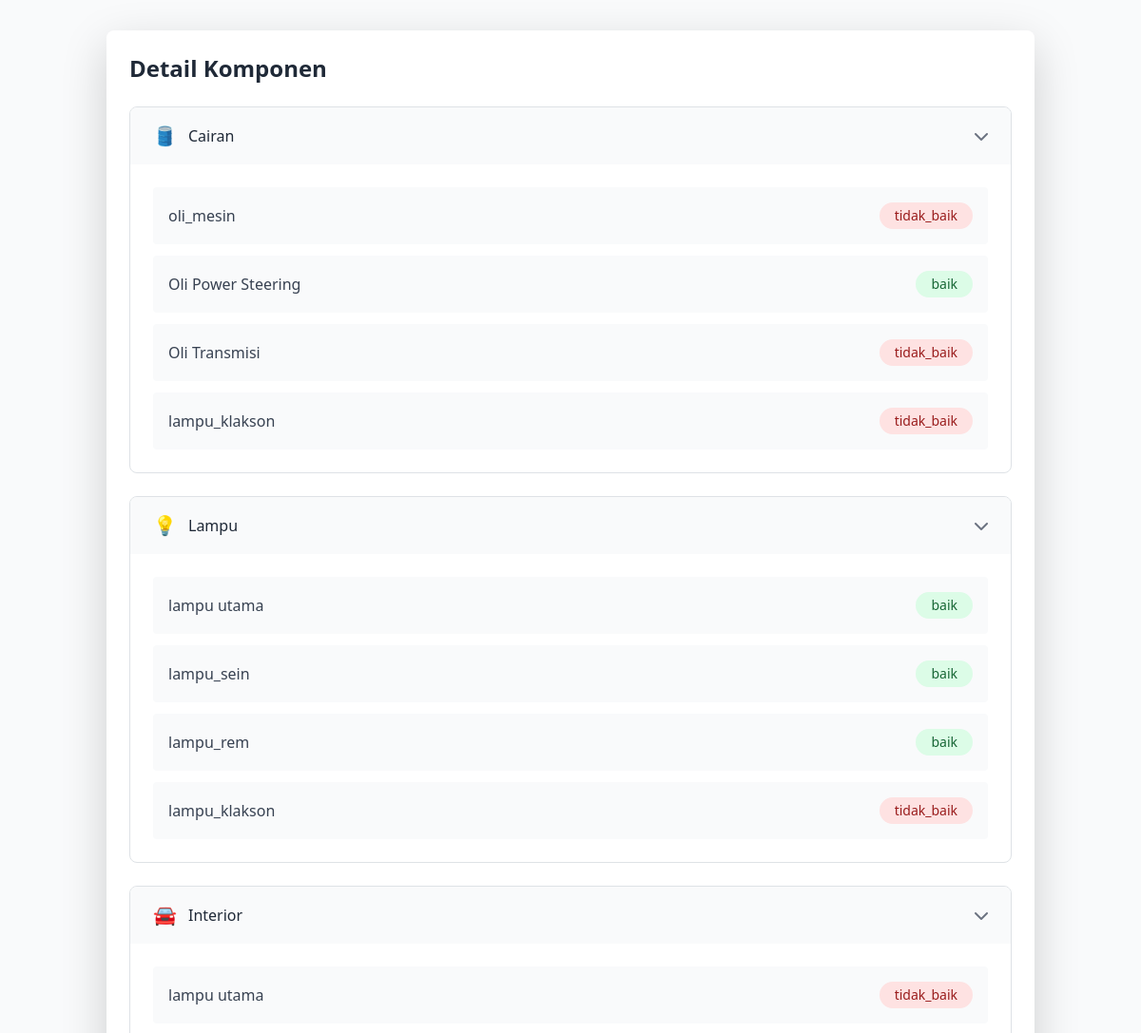
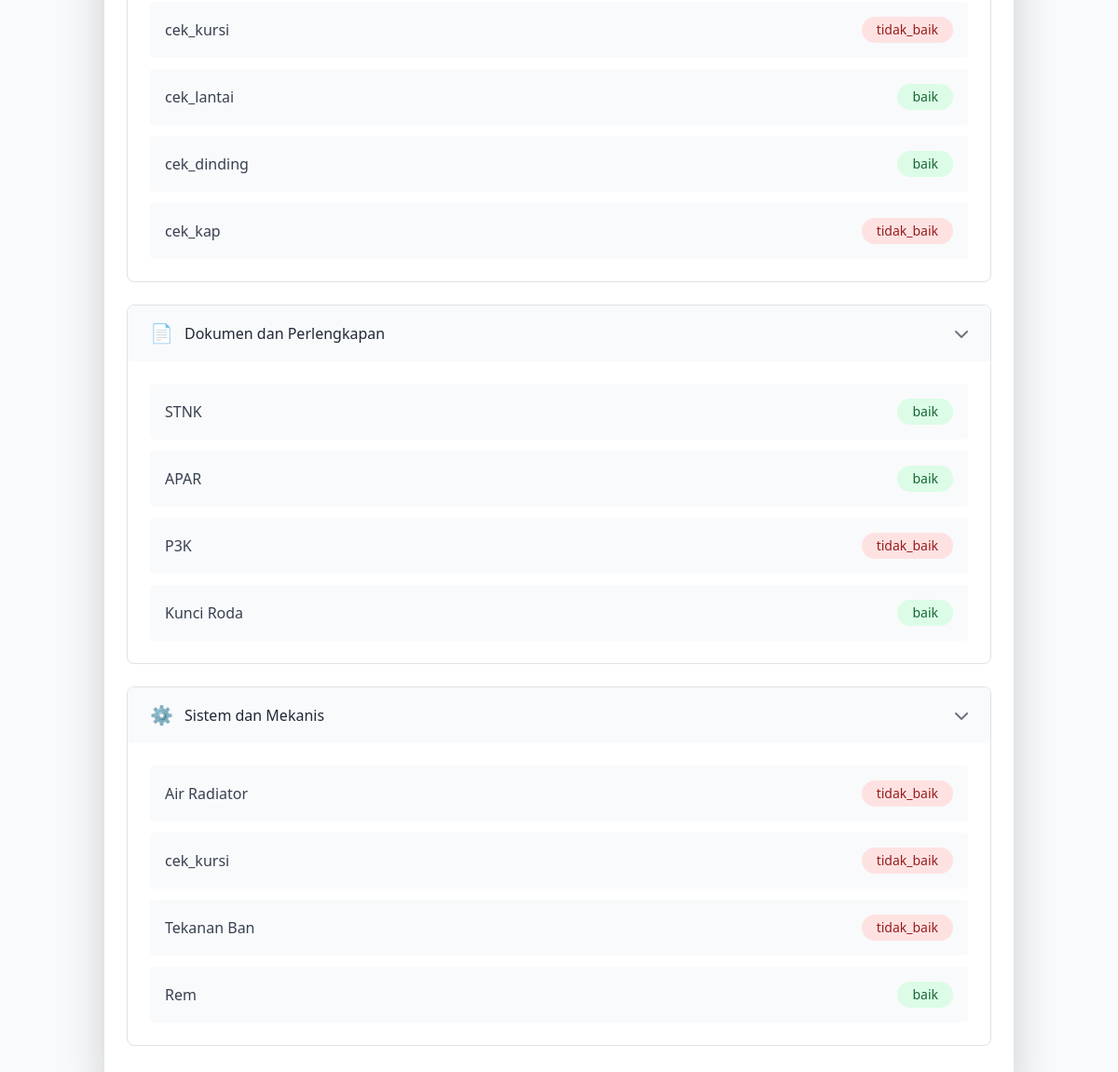
/dashboard/test.php?id=3, run on the app's committed database (2 pictures, top to bottom).
### tables this page shows
CREATE TABLE `vehicle_inspection` (
  `id` int(11) NOT NULL,
  `nama` varchar(100) DEFAULT NULL,
  `plat_mobil` varchar(20) DEFAULT NULL,
  `oli_mesin` varchar(50) DEFAULT NULL,
  `oli_mesin_foto` varchar(255) DEFAULT NULL,
  `oli_power_steering` varchar(50) DEFAULT NULL,
  `oli_power_steering_foto` varchar(255) DEFAULT NULL,
  `oli_transmisi` varchar(50) DEFAULT NULL,
  `oli_transmisi_foto` varchar(255) DEFAULT NULL,
  `minyak_rem` varchar(50) DEFAULT NULL,
  `minyak_rem_foto` varchar(255) DEFAULT NULL,
  `lampu_utama` varchar(50) DEFAULT NULL,
  `lampu_utama_foto` varchar(255) DEFAULT NULL,
  `lampu_sein` varchar(50) DEFAULT NULL,
  `lampu_sein_foto` varchar(255) DEFAULT NULL,
  `lampu_rem` varchar(50) DEFAULT NULL,
  `lampu_rem_foto` varchar(255) DEFAULT NULL,
  `lampu_klakson` varchar(50) DEFAULT NULL,
  `lampu_klakson_foto` varchar(255) DEFAULT NULL,
  `cek_aki` varchar(50) DEFAULT NULL,
  `aki_foto` varchar(255) DEFAULT NULL,
  `cek_kursi` varchar(50) DEFAULT NULL,
  `kursi_foto` varchar(255) DEFAULT NULL,
  `cek_lantai` varchar(50) DEFAULT NULL,
  `lantai_foto` varchar(255) DEFAULT NULL,
  `cek_dinding` varchar(50) DEFAULT NULL,
  `dinding_foto` varchar(255) DEFAULT NULL,
  `cek_kap` varchar(50) DEFAULT NULL,
  `kap_foto` varchar(255) DEFAULT NULL,
  `cek_stnk` varchar(50) DEFAULT NULL,
  `stnk_foto` varchar(255) DEFAULT NULL,
  `cek_apar` varchar(50) DEFAULT NULL,
  `apar_foto` varchar(255) DEFAULT NULL,
  `cek_p3k` varchar(50) DEFAULT NULL,
  `p3k_foto` varchar(255) DEFAULT NULL,
  `cek_kunci_roda` varchar(50) DEFAULT NULL,
  `kunci_roda_foto` varchar(255) DEFAULT NULL,
  `cek_air_radiator` varchar(50) DEFAULT NULL,
  `air_radiator_foto` varchar(255) DEFAULT NULL,
  `cek_bahan_bakar` varchar(50) DEFAULT NULL,
  `bahan_bakar_foto` varchar(255) DEFAULT NULL,
  `cek_tekanan_ban` varchar(50) DEFAULT NULL,
  `tekanan_ban_foto` varchar(255) DEFAULT NULL,
  `cek_rem` varchar(50) DEFAULT NULL,
  `created_at` timestamp NOT NULL DEFAULT current_timestamp(),
  `updated_at` timestamp NOT NULL DEFAULT current_timestamp() ON UPDATE current_timestamp()
);

### dashboard/test.php (the view, shortened to what the rows shown need)
<?php
$servername = "localhost";
$username = "root";
$password = "";
$dbname = "checkcar";
$conn = new mysqli($servername, $username, $password, $dbname);
$id = isset($_GET['id']) ? intval($_GET['id']) : 0;
$query = "SELECT * FROM vehicle_inspection WHERE id = ?";
$stmt = $conn->prepare($query);
$stmt->bind_param("i", $id);
$stmt->execute();
$result = $stmt->get_result();
$data = $result->fetch_assoc();
?>
<!DOCTYPE html>
<html lang="en">
<head>
    <link href="https://cdn.jsdelivr.net/npm/bootstrap@5.1.3/dist/css/bootstrap.min.css" rel="stylesheet">
    <link href="https://cdnjs.cloudflare.com/ajax/libs/font-awesome/5.15.4/css/all.min.css" rel="stylesheet">
     <script src="https://cdn.tailwindcss.com"></script>
    <link rel="stylesheet" href="https://cdnjs.cloudflare.com/ajax/libs/font-awesome/6.0.0/css/all.min.css">
</head>
<body class="bg-gray-50">
    <div class="container mx-auto px-4 py-8">
        <div class="bg-white rounded-lg shadow-lg p-6">
            <h2 class="text-2xl font-bold mb-6 text-gray-800">Detail Komponen</h2>
            <div class="mb-6">
                <div class="border rounded-lg overflow-hidden">
                    <div id="collapseCairan" class="block">
                        <div class="p-4 space-y-3">
                            <div class="flex items-center justify-between p-3 bg-gray-50 rounded">
                                <div class="flex items-center space-x-4">
                                    <span class="px-3 py-1 rounded-full text-sm <?php echo strtolower($data['oli_mesin']) === 'baik' ? 'bg-green-100 text-green-800' : 'bg-red-100 text-red-800'; ?>">
                                        <?php echo $data['oli_mesin']; ?>
                                    </span>
                                </div>
                            </div>
                            <div class="flex items-center justify-between p-3 bg-gray-50 rounded">
                                <div class="flex items-center space-x-4">
                                    <span class="px-3 py-1 rounded-full text-sm <?php echo strtolower($data['oli_power_steering']) === 'baik' ? 'bg-green-100 text-green-800' : 'bg-red-100 text-red-800'; ?>">
                                        <?php echo $data['oli_power_steering']; ?>
                                    </span>
                                </div>
                            </div>
                            <div class="flex items-center justify-between p-3 bg-gray-50 rounded">
                                <div class="flex items-center space-x-4">
                                    <span class="px-3 py-1 rounded-full text-sm <?php echo strtolower($data['oli_transmisi']) === 'baik' ? 'bg-green-100 text-green-800' : 'bg-red-100 text-red-800'; ?>">
                                        <?php echo $data['oli_transmisi']; ?>
                                    </span>
                                </div>
                            </div>
                            <div class="flex items-center justify-between p-3 bg-gray-50 rounded">
                                <div class="flex items-center space-x-4">
                                    <span class="px-3 py-1 rounded-full text-sm <?php echo strtolower($data['minyak_rem']) === 'baik' ? 'bg-green-100 text-green-800' : 'bg-red-100 text-red-800'; ?>">
                                        <?php echo $data['minyak_rem']; ?>
                                    </span>
                                </div>
                            </div>
                        </div>
                    </div>
                </div>
            </div>
            <div class="mb-6">
                <div class="border rounded-lg overflow-hidden">
                    <div id="collapseLampu" class="block">
                        <div class="p-4 space-y-3">
                            <div class="flex items-center justify-between p-3 bg-gray-50 rounded">
                                <div class="flex items-center space-x-4">
                                    <span class="px-3 py-1 rounded-full text-sm <?php echo strtolower($data['lampu_utama']) === 'baik' ? 'bg-green-100 text-green-800' : 'bg-red-100 text-red-800'; ?>">
                                        <?php echo $data['lampu_utama']; ?>
                                    </span>
                                </div>
                            </div>
                            <div class="flex items-center justify-between p-3 bg-gray-50 rounded">
                                <div class="flex items-center space-x-4">
                                    <span class="px-3 py-1 rounded-full text-sm <?php echo strtolower($data['lampu_sein']) === 'baik' ? 'bg-green-100 text-green-800' : 'bg-red-100 text-red-800'; ?>">
                                        <?php echo $data['lampu_sein']; ?>
                                    </span>
                                </div>
                            </div>
                            <div class="flex items-center justify-between p-3 bg-gray-50 rounded">
                                <div class="flex items-center space-x-4">
                                    <span class="px-3 py-1 rounded-full text-sm <?php echo strtolower($data['lampu_rem']) === 'baik' ? 'bg-green-100 text-green-800' : 'bg-red-100 text-red-800'; ?>">
                                        <?php echo $data['lampu_rem']; ?>
                                    </span>
                                </div>
                            </div>
                            <div class="flex items-center justify-between p-3 bg-gray-50 rounded">
                                <div class="flex items-center space-x-4">
                                    <span class="px-3 py-1 rounded-full text-sm <?php echo strtolower($data['lampu_klakson']) === 'baik' ? 'bg-green-100 text-green-800' : 'bg-red-100 text-red-800'; ?>">
                                        <?php echo $data['lampu_klakson']; ?>
                                    </span>
                                </div>
                            </div>
                        </div>
                    </div>
                </div>
            </div>
            <div class="mb-6">
                <div class="border rounded-lg overflow-hidden">
                    <div id="collapseInter" class="block">
                        <div class="p-4 space-y-3">
                            <div class="flex items-center justify-between p-3 bg-gray-50 rounded">
                                <div class="flex items-center space-x-4">
                                    <span class="px-3 py-1 rounded-full text-sm <?php echo strtolower($data['cek_aki']) === 'baik' ? 'bg-green-100 text-green-800' : 'bg-red-100 text-red-800'; ?>">
                                        <?php echo $data['cek_aki']; ?>
                                    </span>
                                </div>
                            </div>
                            <div class="flex items-center justify-between p-3 bg-gray-50 rounded">
                                <div class="flex items-center space-x-4">
                                    <span class="px-3 py-1 rounded-full text-sm <?php echo strtolower($data['cek_kursi']) === 'baik' ? 'bg-green-100 text-green-800' : 'bg-red-100 text-red-800'; ?>">
                                        <?php echo $data['cek_kursi']; ?>
                                    </span>
                                </div>
                            </div>
                            <div class="flex items-center justify-between p-3 bg-gray-50 rounded">
                                <div class="flex items-center space-x-4">
                                    <span class="px-3 py-1 rounded-full text-sm <?php echo strtolower($data['cek_lantai']) === 'baik' ? 'bg-green-100 text-green-800' : 'bg-red-100 text-red-800'; ?>">
                                        <?php echo $data['cek_lantai']; ?>
                                    </span>
                                </div>
                            </div>
                            <div class="flex items-center justify-between p-3 bg-gray-50 rounded">
                                <div class="flex items-center space-x-4">
                                    <span class="px-3 py-1 rounded-full text-sm <?php echo strtolower($data['cek_dinding']) === 'baik' ? 'bg-green-100 text-green-800' : 'bg-red-100 text-red-800'; ?>">
                                        <?php echo $data['cek_dinding']; ?>
                                    </span>
                                </div>
                            </div>
                            <div class="flex items-center justify-between p-3 bg-gray-50 rounded">
                                <div class="flex items-center space-x-4">
                                    <span class="px-3 py-1 rounded-full text-sm <?php echo strtolower($data['cek_kap']) === 'baik' ? 'bg-green-100 text-green-800' : 'bg-red-100 text-red-800'; ?>">
                                        <?php echo $data['cek_kap']; ?>
                                    </span>
                                </div>
                            </div>
                        </div>
                    </div>
                </div>
            </div>
            <div class="mb-6">
                <div class="border rounded-lg overflow-hidden">
                    <div id="collapseDoc" class="block">
                        <div class="p-4 space-y-3">
                            <div class="flex items-center justify-between p-3 bg-gray-50 rounded">
                                <div class="flex items-center space-x-4">
                                    <span class="px-3 py-1 rounded-full text-sm <?php echo strtolower($data['cek_stnk']) === 'baik' ? 'bg-green-100 text-green-800' : 'bg-red-100 text-red-800'; ?>">
                                        <?php echo $data['cek_stnk']; ?>
                                    </span>
                                </div>
                            </div>
                            <div class="flex items-center justify-between p-3 bg-gray-50 rounded">
                                <div class="flex items-center space-x-4">
                                    <span class="px-3 py-1 rounded-full text-sm <?php echo strtolower($data['cek_apar']) === 'baik' ? 'bg-green-100 text-green-800' : 'bg-red-100 text-red-800'; ?>">
                                        <?php echo $data['cek_apar']; ?>
                                    </span>
                                </div>
                            </div>
                            <div class="flex items-center justify-between p-3 bg-gray-50 rounded">
                                <div class="flex items-center space-x-4">
                                    <span class="px-3 py-1 rounded-full text-sm <?php echo strtolower($data['cek_p3k']) === 'baik' ? 'bg-green-100 text-green-800' : 'bg-red-100 text-red-800'; ?>">
                                        <?php echo $data['cek_p3k']; ?>
                                    </span>
                                </div>
                            </div>
                            <div class="flex items-center justify-between p-3 bg-gray-50 rounded">
                                <div class="flex items-center space-x-4">
                                    <span class="px-3 py-1 rounded-full text-sm <?php echo strtolower($data['cek_kunci_roda']) === 'baik' ? 'bg-green-100 text-green-800' : 'bg-red-100 text-red-800'; ?>">
                                        <?php echo $data['cek_kunci_roda']; ?>
                                    </span>
                                </div>
                            </div>
                        </div>
                    </div>
                </div>
            </div>
            <div class="mb-6">
                <div class="border rounded-lg overflow-hidden">
                    <div id="collapseSistem" class="block">
                        <div class="p-4 space-y-3">
                            <div class="flex items-center justify-between p-3 bg-gray-50 rounded">
                                <div class="flex items-center space-x-4">
                                    <span class="px-3 py-1 rounded-full text-sm <?php echo strtolower($data['cek_air_radiator']) === 'baik' ? 'bg-green-100 text-green-800' : 'bg-red-100 text-red-800'; ?>">
                                        <?php echo $data['cek_air_radiator']; ?>
                                    </span>
                                </div>
                            </div>
                            <div class="flex items-center justify-between p-3 bg-gray-50 rounded">
                                <div class="flex items-center space-x-4">
                                    <span class="px-3 py-1 rounded-full text-sm <?php echo strtolower($data['cek_bahan_bakar']) === 'baik' ? 'bg-green-100 text-green-800' : 'bg-red-100 text-red-800'; ?>">
                                        <?php echo $data['cek_bahan_bakar']; ?>
                                    </span>
                                </div>
                            </div>
                            <div class="flex items-center justify-between p-3 bg-gray-50 rounded">
                                <div class="flex items-center space-x-4">
                                    <span class="px-3 py-1 rounded-full text-sm <?php echo strtolower($data['cek_tekanan_ban']) === 'baik' ? 'bg-green-100 text-green-800' : 'bg-red-100 text-red-800'; ?>">
                                        <?php echo $data['cek_tekanan_ban']; ?>
                                    </span>
                                </div>
                            </div>
                            <div class="flex items-center justify-between p-3 bg-gray-50 rounded">
                                <div class="flex items-center space-x-4">
                                    <span class="px-3 py-1 rounded-full text-sm <?php echo strtolower($data['cek_rem']) === 'baik' ? 'bg-green-100 text-green-800' : 'bg-red-100 text-red-800'; ?>">
                                        <?php echo $data['cek_rem']; ?>
                                    </span>
                                </div>
                            </div>
                        </div>
                    </div>
                </div>
            </div>
        </div>
    </div>
</body>
</html>

### data on the page
vehicle_inspection: oli_mesin "tidak_baik", oli_power_steering "baik", oli_transmisi "tidak_baik", minyak_rem "tidak_baik", lampu_utama "baik", lampu_sein "baik", lampu_rem "baik", lampu_klakson "tidak_baik", cek_aki "tidak_baik", cek_kursi "tidak_baik", cek_lantai "baik", cek_dinding "baik", cek_kap "tidak_baik", cek_stnk "baik", cek_apar "baik", cek_p3k "tidak_baik", cek_kunci_roda "baik", cek_air_radiator "tidak_baik", cek_bahan_bakar "tidak_baik", cek_tekanan_ban "tidak_baik", cek_rem "baik"
